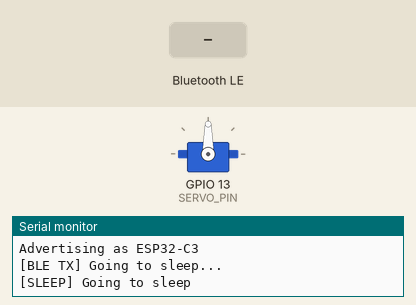
Simulated run of this sketch. Board: ESP32-C3. On the bench: servo, the last lines printed to the serial monitor. Inputs (shaded band) come from the test bench. Nothing arrives over Bluetooth unless stated; a phone connects over Bluetooth LE 3 s after start.

Above: at 1.7 s.
1.8 s: Bluetooth LE write "wake up" received
At 2.4 s:
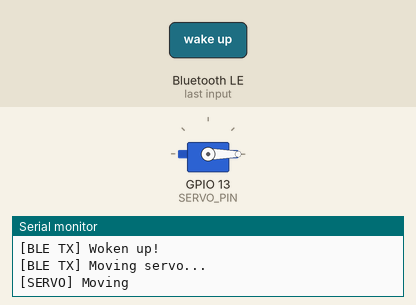
4.5 s: Bluetooth LE write "1" received
Timing chart, 0 to 7.5 s (numbered marks = the images above; inputs shaded):
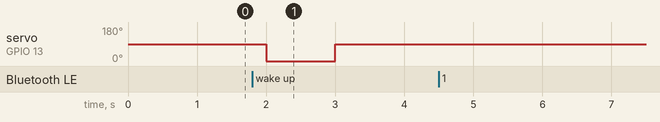

The sketch:

BLE_wakeup.ino
```cpp
#include <NimBLEDevice.h>
#include "esp_sleep.h"
#include <ESP32Servo.h>

#define SERVICE_UUID  "12345678-1234-1234-1234-123456789abc"
#define CHAR_UUID_RX  "87654321-4321-4321-4321-cba987654321"
#define CHAR_UUID_TX  "11111111-1111-1111-1111-111111111111"

#define SERVO_PIN 13  // Change to whatever pin your servo is connected to

NimBLECharacteristic* pTxChar = nullptr;
volatile bool isAwake = false;
Servo myServo;

void sendMessage(const char* msg) {
    if (pTxChar == nullptr) return;
    pTxChar->setValue(msg);
    pTxChar->notify();
    Serial.printf("[BLE TX] %s\n", msg);
    delay(100);
}

class WriteCallback : public NimBLECharacteristicCallbacks {
    void onWrite(NimBLECharacteristic* pChar, NimBLEConnInfo& connInfo) override {
        std::string val = pChar->getValue();
        while (!val.empty() && (val.back() == '\n' || val.back() == '\r' || val.back() == ' '))
            val.pop_back();

        Serial.printf("[BLE RX] Received: %s\n", val.c_str());

        if (val == "wake up") {
            isAwake = true;
            sendMessage("Woken up!");
        } else {
            sendMessage("Unknown command");
        }
    }
};

class ServerCallbacks : public NimBLEServerCallbacks {
    void onConnect(NimBLEServer* pServer, NimBLEConnInfo& connInfo) override {
        Serial.println("[BLE] Client connected");
        delay(500);
        sendMessage("ESP32-C3 connected and ready");
    }

    void onDisconnect(NimBLEServer* pServer, NimBLEConnInfo& connInfo, int reason) override {
        Serial.println("[BLE] Client disconnected, restarting advertising...");
        NimBLEDevice::getAdvertising()->start();
    }
};

void moveServo() {
    sendMessage("Moving servo...");
    Serial.println("[SERVO] Moving");

    myServo.write(0);    // Go to 0 degrees
    delay(1000);
    myServo.write(90);   // Go to 90 degrees
    delay(1000);

    sendMessage("Servo done!");
    Serial.println("[SERVO] Done");
}

void setup() {
    Serial.begin(115200);
    delay(500);
    Serial.println("=== ESP32-C3 BLE + Servo Demo ===");

    myServo.attach(SERVO_PIN);
    myServo.write(90); // Start at center position

    NimBLEDevice::init("ESP32-C3");

    NimBLEServer* pServer = NimBLEDevice::createServer();
    pServer->setCallbacks(new ServerCallbacks());

    NimBLEService* pService = pServer->createService(SERVICE_UUID);

    NimBLECharacteristic* pRxChar = pService->createCharacteristic(
        CHAR_UUID_RX,
        NIMBLE_PROPERTY::WRITE | NIMBLE_PROPERTY::WRITE_NR
    );
    pRxChar->setCallbacks(new WriteCallback());

    pTxChar = pService->createCharacteristic(
        CHAR_UUID_TX,
        NIMBLE_PROPERTY::NOTIFY
    );

    pService->start();

    NimBLEAdvertising* pAdv = NimBLEDevice::getAdvertising();
    pAdv->addServiceUUID(SERVICE_UUID);
    pAdv->setMinInterval(160);
    pAdv->setMaxInterval(320);
    pAdv->start();

    Serial.println("Advertising as ESP32-C3");
}

void loop() {
    if (!isAwake) {
        sendMessage("Going to sleep...");
        Serial.println("[SLEEP] Going to sleep");
        delay(200);

        while (!isAwake) {
            delay(100);
        }

    } else {
        moveServo();

        isAwake = false;
        sendMessage("Going to sleep...");
        Serial.println("[SLEEP] Going back to sleep");
        delay(200);

        while (!isAwake) {
            delay(100);
        }
    }
}
```

Measured:
- after the input at 1.8 s, servo on GPIO 13 (SERVO_PIN): 90° → 0° after 0.20 s, → 90° 1.0 s later
